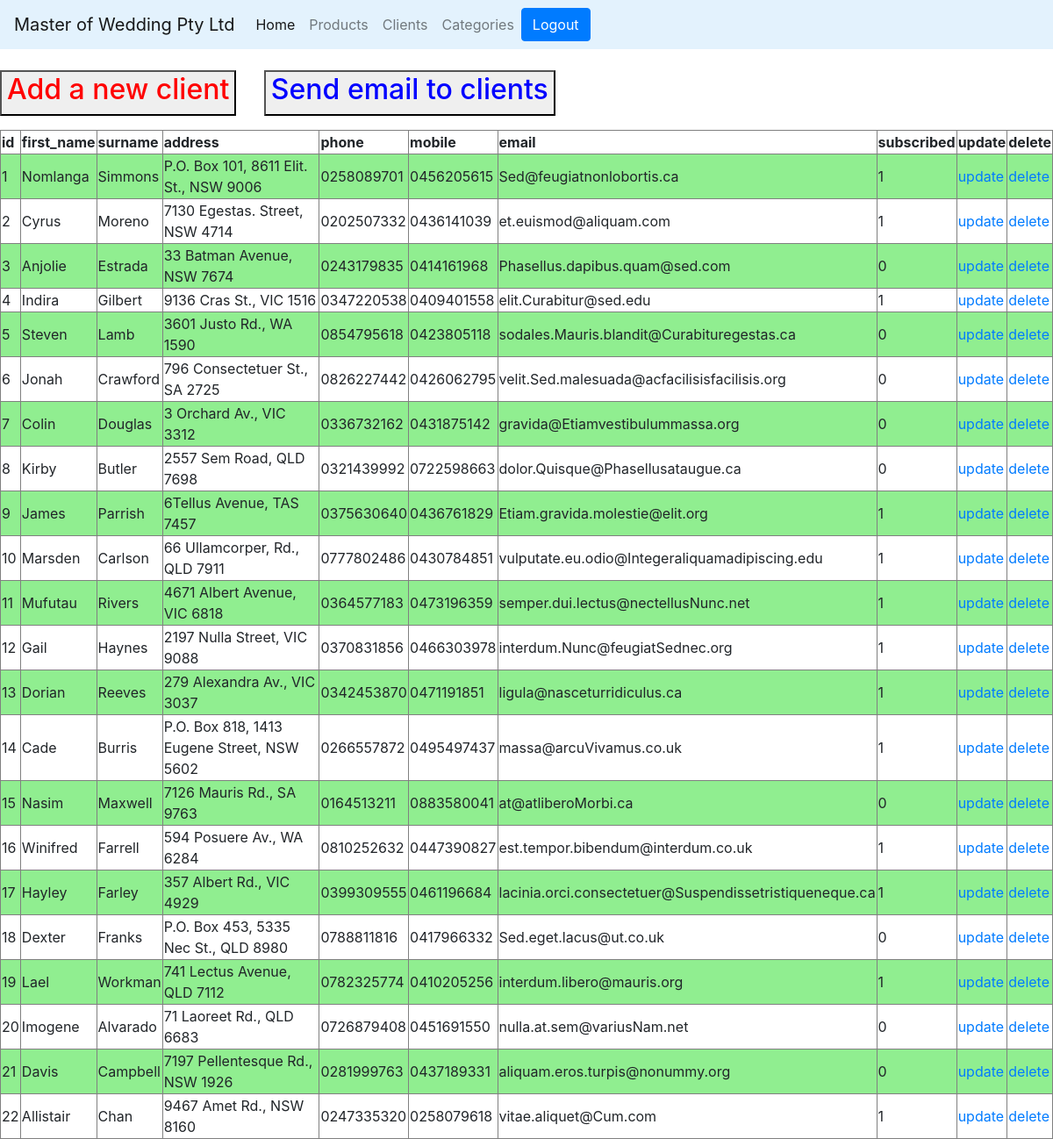
The page /client/client.php (signed in) on the database its author committed.
### tables this page shows
create table clients (
    id int(11) not null auto_increment primary key,
    first_name varchar(64) not null,
    surname varchar(64) not null,
    address text,
    phone varchar(10),
    mobile varchar(10),
    email varchar(256),
    subscribed tinyint(1)
);

### client/client.php (the view, shortened to what this page needs)
<?php session_start();
include('..\connection.php'); ?>
<!doctype html>
<html>
<head>
<?php include('..\navbar.php'); ?>
</head>
<body>
<?php
if (!isset($_SESSION['user_id'])) {
    $_SESSION['initial_page'] = $_SERVER['PHP_SELF'];
    header("Location: ..\login.php");
} else {
    $user_stmt = $dbh->prepare("SELECT * FROM `users` WHERE `id` = ?");
    if ($user_stmt->execute([$_SESSION['user_id']]) && $user_stmt->rowCount() == 1) {
        $client_stmt = $dbh->prepare("SELECT * FROM clients");
        if ($client_stmt->execute()) { ?>
            <br>
            <a href="insert.php"><button><h2 style="color:red;">Add a new client</h2></button></a>
            <a href="email.php"><button><h2 style="color:blue;">Send email to clients</h2></button></a>
            <table border = "1">
                <tr>
                    <th>id</th>
                    <th>first_name</th>
                    <th>surname</th>
                    <th>address</th>
                    <th>phone</th>
                    <th>mobile</th>
                    <th>email</th>
                    <th>subscribed</th>
                    <th>update</th>
                    <th>delete</th>
                </tr>
                    <?php
                    while ($client = $client_stmt->fetch()): ?>
                        <tr>
                            <td><?php echo $client["id"]; ?></td>
                            <td><?php echo $client["first_name"]; ?></td>
                            <td><?php echo $client["surname"]; ?></td>
                            <td><?php echo $client["address"]; ?></td>
                            <td><?php echo $client["phone"]; ?></td>
                            <td><?php echo $client["mobile"]; ?></td>
                            <td><?php echo $client["email"]; ?></td>
                            <td><?php echo $client["subscribed"]; ?></td>
                            <td><a href="update.php?id=<?php echo $client["id"]; ?>">update</a></td>
                            <td><a href="delete.php?id=<?php echo $client["id"]; ?>">delete</a></td>
                        </tr>
                    <?php endwhile; $client_stmt->closeCursor(); ?>
                </table>
         <?php
        }
    } else {
        echo "<h1>Your account does not exist!</h1>";
        session_destroy();
    }
}
?>
</body>
</html>

### rows shown on the page
clients: id "1", first_name "Nomlanga", surname "Simmons", address "P.O. Box 101, 8611 Elit. St., NSW 9006", phone "0258089701", mobile "0456205615", email "Sed@feugiatnonlobortis.ca", subscribed "1"
clients: id "2", first_name "Cyrus", surname "Moreno", address "7130 Egestas. Street, NSW 4714", phone "0202507332", mobile "0436141039", email "et.euismod@aliquam.com", subscribed "1"
clients: id "3", first_name "Anjolie", surname "Estrada", address "33 Batman Avenue, NSW 7674", phone "0243179835", mobile "0414161968", email "Phasellus.dapibus.quam@sed.com", subscribed "0"
clients: id "4", first_name "Indira", surname "Gilbert", address "9136 Cras St., VIC 1516", phone "0347220538", mobile "0409401558", email "elit.Curabitur@sed.edu", subscribed "1"
clients: id "5", first_name "Steven", surname "Lamb", address "3601 Justo Rd., WA 1590", phone "0854795618", mobile "0423805118", email "sodales.Mauris.blandit@Curabituregestas.ca", subscribed "0"
clients: id "6", first_name "Jonah", surname "Crawford", address "796 Consectetuer St., SA 2725", phone "0826227442", mobile "0426062795", email "velit.Sed.malesuada@acfacilisisfacilisis.org", subscribed "0"
clients: id "7", first_name "Colin", surname "Douglas", address "3 Orchard Av., VIC 3312", phone "0336732162", mobile "0431875142", email "gravida@Etiamvestibulummassa.org", subscribed "0"
clients: id "8", first_name "Kirby", surname "Butler", address "2557 Sem Road, QLD 7698", phone "0321439992", mobile "0722598663", email "dolor.Quisque@Phasellusataugue.ca", subscribed "0"
clients: id "9", first_name "James", surname "Parrish", address "6Tellus Avenue, TAS 7457", phone "0375630640", mobile "0436761829", email "Etiam.gravida.molestie@elit.org", subscribed "1"
clients: id "10", first_name "Marsden", surname "Carlson", address "66 Ullamcorper, Rd., QLD 7911", phone "0777802486", mobile "0430784851", email "vulputate.eu.odio@Integeraliquamadipiscing.edu", subscribed "1"
clients: id "11", first_name "Mufutau", surname "Rivers", address "4671 Albert Avenue, VIC 6818", phone "0364577183", mobile "0473196359", email "semper.dui.lectus@nectellusNunc.net", subscribed "1"
clients: id "12", first_name "Gail", surname "Haynes", address "2197 Nulla Street, VIC 9088", phone "0370831856", mobile "0466303978", email "interdum.Nunc@feugiatSednec.org", subscribed "1"
clients: id "13", first_name "Dorian", surname "Reeves", address "279 Alexandra Av., VIC 3037", phone "0342453870", mobile "0471191851", email "ligula@nasceturridiculus.ca", subscribed "1"
clients: id "14", first_name "Cade", surname "Burris", address "P.O. Box 818, 1413 Eugene Street, NSW 5602", phone "0266557872", mobile "0495497437", email "massa@arcuVivamus.co.uk", subscribed "1"
clients: id "15", first_name "Nasim", surname "Maxwell", address "7126 Mauris Rd., SA 9763", phone "0164513211", mobile "0883580041", email "at@atliberoMorbi.ca", subscribed "0"
clients: id "16", first_name "Winifred", surname "Farrell", address "594 Posuere Av., WA 6284", phone "0810252632", mobile "0447390827", email "est.tempor.bibendum@interdum.co.uk", subscribed "1"
clients: id "17", first_name "Hayley", surname "Farley", address "357 Albert Rd., VIC 4929", phone "0399309555", mobile "0461196684", email "lacinia.orci.consectetuer@Suspendissetristiqueneque.ca", subscribed "1"
clients: id "18", first_name "Dexter", surname "Franks", address "P.O. Box 453, 5335 Nec St., QLD 8980", phone "0788811816", mobile "0417966332", email "Sed.eget.lacus@ut.co.uk", subscribed "0"
clients: id "19", first_name "Lael", surname "Workman", address "741 Lectus Avenue, QLD 7112", phone "0782325774", mobile "0410205256", email "interdum.libero@mauris.org", subscribed "1"
clients: id "20", first_name "Imogene", surname "Alvarado", address "71 Laoreet Rd., QLD 6683", phone "0726879408", mobile "0451691550", email "nulla.at.sem@variusNam.net", subscribed "0"
clients: id "21", first_name "Davis", surname "Campbell", address "7197 Pellentesque Rd., NSW 1926", phone "0281999763", mobile "0437189331", email "aliquam.eros.turpis@nonummy.org", subscribed "0"
clients: id "22", first_name "Allistair", surname "Chan", address "9467 Amet Rd., NSW 8160", phone "0247335320", mobile "0258079618", email "vitae.aliquet@Cum.com", subscribed "1"
